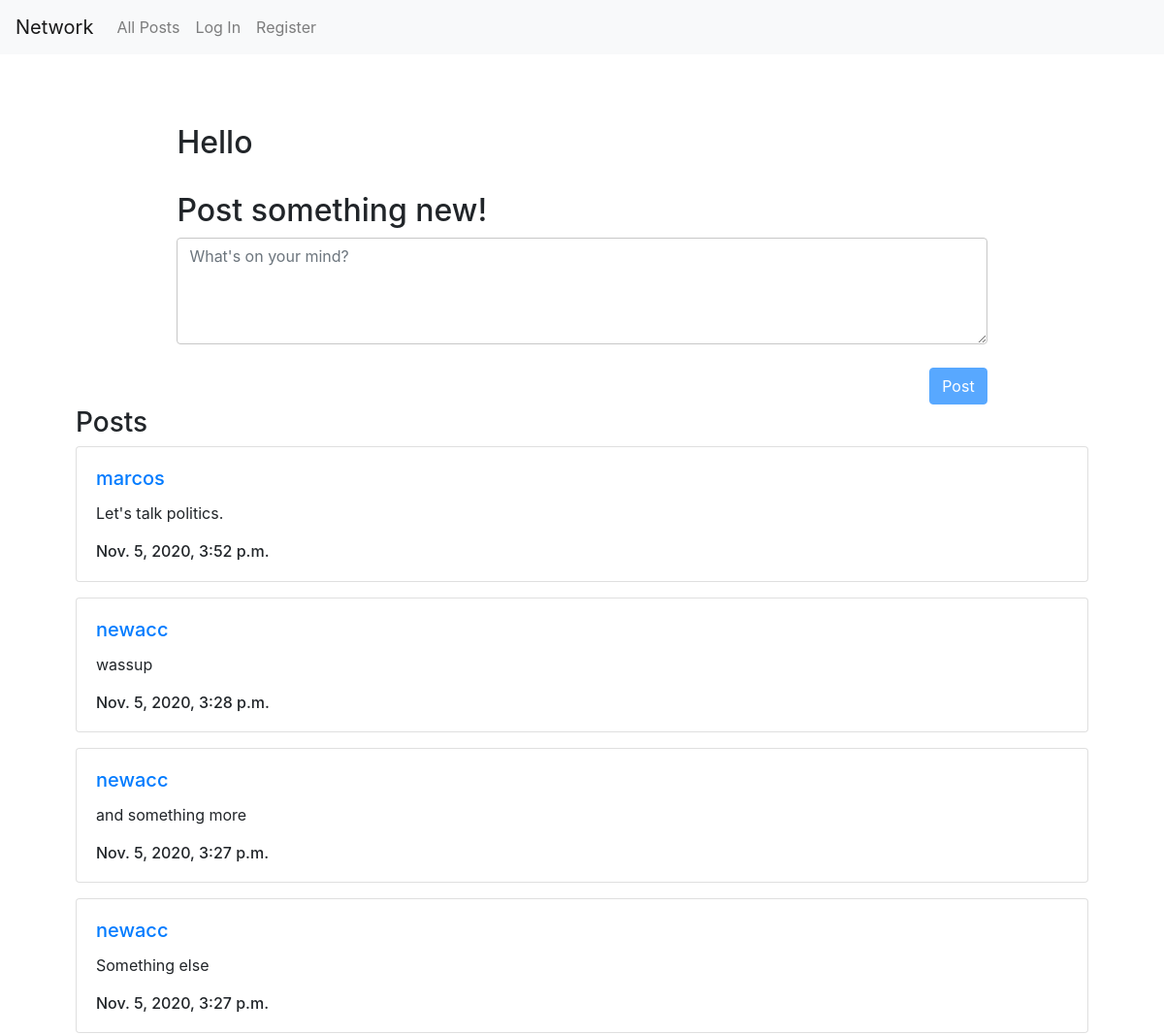
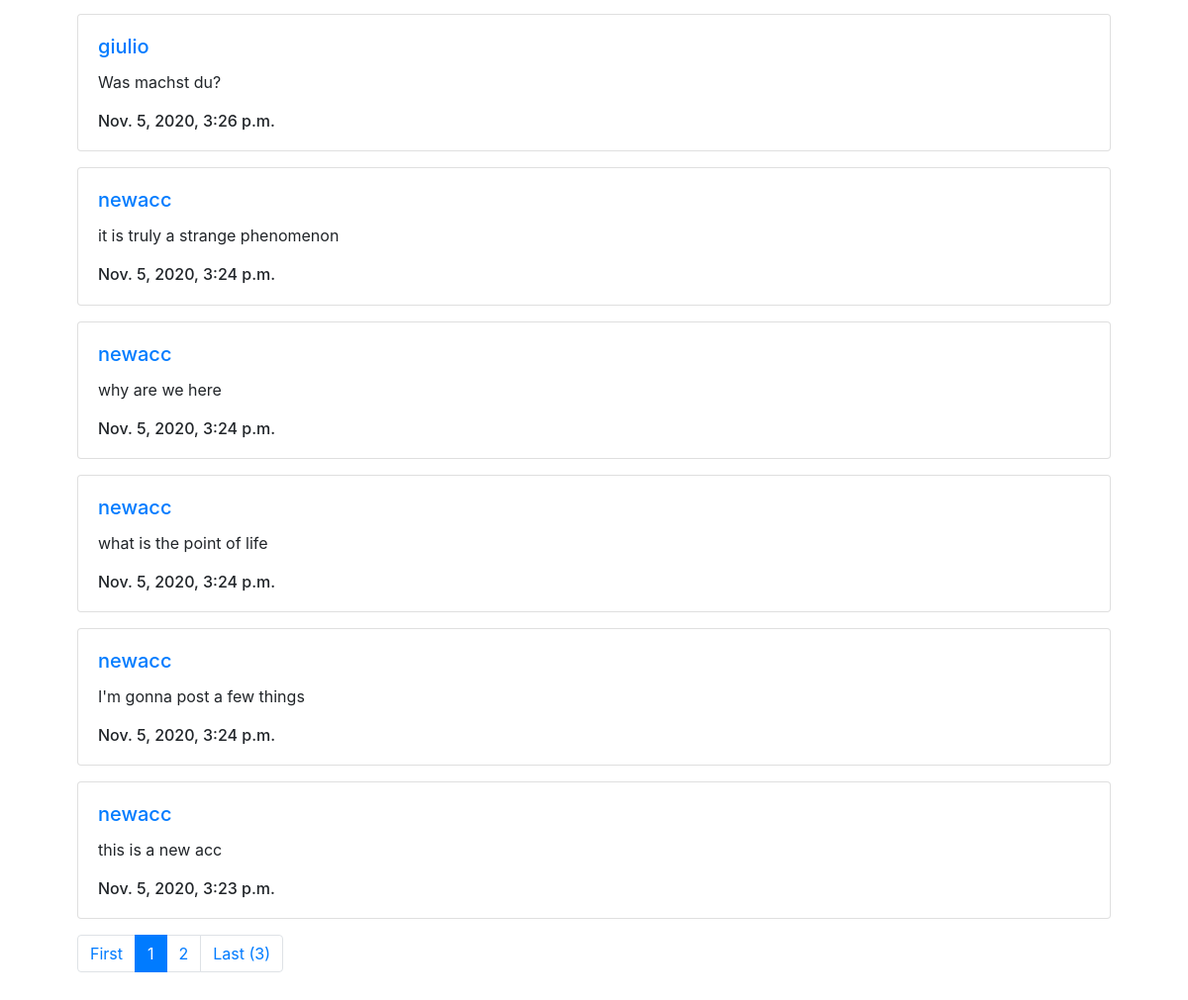
The page / on the database its author committed (2 pictures, top to bottom).
### network/models.py (models this page shows, shortened)
class Post(models.Model):
    user = models.ForeignKey(User, on_delete=models.CASCADE, related_name='post_user')
    content = models.CharField(max_length=600)
    date_created = models.DateTimeField(default=timezone.now)

class User(AbstractUser):
    def follow(self, follow_user):
        try:
            Follow_user.objects.get(user=self, follow=unfollow_user)
        except:
            Follow_user.objects.create(user=self, follow=follow_user)

### network/views.py (the view)
# urls.py: path("", views.index, name="index"),
def index(request):
    posts = Post.objects.all().order_by('-date_created')
    posts = paginate(request, posts, 10)
    if request.method == 'POST':
        if request.user not in User.objects.all():
            return render(request, 'network/index.html', {
                'alert' : Alert('Please log in to post', 'danger', 'postError'),
                'posts' : posts,
                'newPost' : newPostForm()
            })
        post = Post(user=request.user, content=request.POST['content'])
        post.save()
        return render(request, "network/index.html", {
            'newPost' : newPostForm(),
            'user_name' : request.user.username.capitalize(),
            'posts' : posts
        })
    else:
        try:
            return render(request, "network/index.html", {
                'newPost' : newPostForm(),
                'user_name' : request.user.username.capitalize(),
                'posts' : posts,
                'liked' : Liked.objects.filter(user=request.user)
            })
        except:
            return render(request, "network/index.html", {
                'newPost' : newPostForm(),
                'user_name' : request.user.username.capitalize(),
                'posts' : posts
            })

### network/models.py
class newPostForm(forms.Form):
    content = forms.CharField(
        label="",
        widget=forms.Textarea,
        max_length=600
    )
    content.widget.attrs.update({
        'id':'newPost',
        'class':'form-control',
        'placeholder':"What's on your mind?"
    })

### network/logic.py (called while the page is built)
def paginate(request, data, amount):
    paginator = Paginator(data, amount)
    page_number = request.GET.get('page')
    page_obj = paginator.get_page(page_number)
    return page_obj

### network/templates/network/index.html (shortened to what this page needs)
{% extends "network/layout.html" %}
{% load static %}
{% block body %}
<br>
<div class="container p-5">
    <div id="animate">
        <h2 id="txt_centered">Hello {{user_name}}</h2><br>
        <form action="" method="POST">
            <div class="form-group">
                <h4 id="txt_centered">Post something new!</h4>
                {{newPost}}
                <br>
                {% if user.is_authenticated %}
                    <input id="submit" class="btn btn-primary submitB" type="submit" value="Post">
                {% else %}
                    <input id="submit" class="btn btn-primary submitB" disabled type="submit" value="Post">
                {% endif %}
            </div>
        </form>
        <br>
    </div>
    <h3>Posts</h3>
        {% for post in posts %}
            <div class="card mb-3">
                <div class="card-body">
                    <h5 class="card-title">
                        <a href="{% url 'user_profile' id=post.user.id %}" id="user">{{ post.user }}</a>
                    </h5>
                    <div class="card-text" id="post_content">{{ post.content }}</div><br>
                    <h6 class="card-subtitle">{{ post.date_created }}</h6>
                </div>
            </div>
        {% endfor %}
        <nav aria-label="...">
            <ul class="pagination">
                <li class="page-item">
                    <a class="page-link" href="?page=1" tabindex="-1" aria-disabled="true">First</a>
                </li>
                <li class="page-item active" aria-current="page">
                    <a class="page-link" href="?page={{ posts.number }}">{{ posts.number }} <span class="sr-only">(current)</span></a>
                </li>
                {% if posts.has_next %}
                    <li class="page-item">
                        <a class="page-link" href="?page={{ posts.next_page_number }}">{{ posts.next_page_number }}</a>
                    </li>
                {% endif %}
                {% if not posts.paginator.num_pages == 1 %}
                    <li class="page-item"><a class="page-link" href="?page={{ posts.paginator.num_pages }}">Last ({{ posts.paginator.num_pages }})</a></li>
                {% endif %}
                </ul>
          </nav>
</div>
{% endblock %}

### network/static/network/styles.css (style rules this page uses)
#animate { -webkit-animation-name: slide; animation-name: slide; -webkit-animation-duration: 1.2s; animation-duration: 1.2s; -webkit-animation-fill-mode: forwards; animation-fill-mode: forwards; }
#newPost { width: 80%; height: 110px; min-height: 110px; max-height: 150px; margin-left: auto; margin-right: auto; border: 1px solid #c7c7c7; }
#txt_centered { margin-left: 10%; -webkit-animation-name: grow_txt; animation-name: grow_txt; -webkit-animation-duration: 1.1s; animation-duration: 1.1s; -webkit-animation-fill-mode: forwards; animation-fill-mode: forwards; }
#submit { float: right; margin-right: 10%; }

### rows shown on the page
Post: user "marcos", content "Let's talk politics.", date_created "Nov. 5, 2020, 3:52 p.m."
Post: user "newacc", content "wassup", date_created "Nov. 5, 2020, 3:28 p.m."
Post: user "newacc", content "and something more", date_created "Nov. 5, 2020, 3:27 p.m."
Post: user "newacc", content "Something else", date_created "Nov. 5, 2020, 3:27 p.m."
Post: user "giulio", content "Was machst du?", date_created "Nov. 5, 2020, 3:26 p.m."
Post: user "newacc", content "it is truly a strange phenomenon", date_created "Nov. 5, 2020, 3:24 p.m."
Post: user "newacc", content "why are we here", date_created "Nov. 5, 2020, 3:24 p.m."
Post: user "newacc", content "what is the point of life", date_created "Nov. 5, 2020, 3:24 p.m."
Post: user "newacc", content "I'm gonna post a few things", date_created "Nov. 5, 2020, 3:24 p.m."
Post: user "newacc", content "this is a new acc", date_created "Nov. 5, 2020, 3:23 p.m."

### other values the page prints
{{ posts.number }} "1"
{{ posts.next_page_number }} "2"
{{ posts.paginator.num_pages }} "3"
